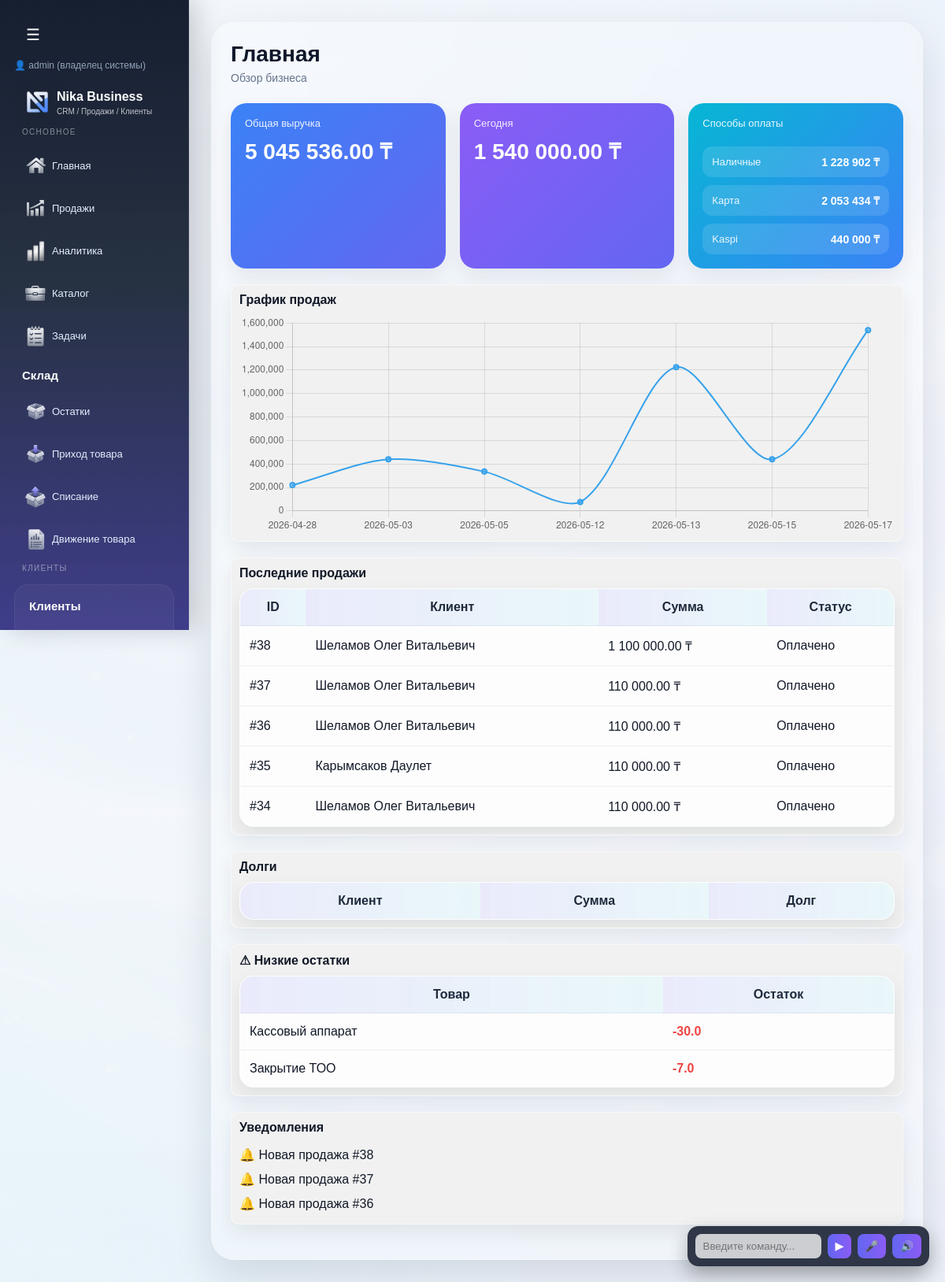
The app's page /dashboard (signed in) with its own data.
### tables this page shows
CREATE TABLE sales (
        id INTEGER PRIMARY KEY AUTOINCREMENT,
        client_id INTEGER,
        total_amount INTEGER,
        paid_amount INTEGER,
        status TEXT,
        created_at TEXT
    , company_id INTEGER, paid_at TEXT, sale_type TEXT, cash_amount INTEGER DEFAULT 0, card_amount INTEGER DEFAULT 0, kaspi_amount INTEGER DEFAULT 0, is_processed INTEGER DEFAULT 0);

CREATE TABLE clients (
        id INTEGER PRIMARY KEY,
        is_deleted INTEGER DEFAULT 0,
        full_name TEXT,
        phone TEXT,
        status TEXT,
        category TEXT,
        payment TEXT,
        comment TEXT,
        address TEXT,
        created_at TEXT,
        iin TEXT,
        company_name TEXT,
        photo TEXT,
        comment_photos TEXT
    , company_id INTEGER, contract_number TEXT, contract_date TEXT);

CREATE TABLE items (
        id INTEGER PRIMARY KEY AUTOINCREMENT,
        name TEXT,
        price INTEGER,
        category TEXT,
        type TEXT
    , description TEXT, retail_price INTEGER, wholesale_price INTEGER, discount_percent INTEGER, purchase_price INTEGER, barcode TEXT, company_id INTEGER, unit TEXT, markup_percent REAL DEFAULT 0, quantity REAL DEFAULT 0);

### routes/dashboard.py (the view)
@dashboard_bp.route("/dashboard")
def dashboard():
    conn = get_db()
    conn.row_factory = sqlite3.Row
    company_id = session.get("company_id")
    total = conn.execute("""
        SELECT SUM(total_amount) as total
        FROM sales
        WHERE company_id = ?
    """, (company_id,)).fetchone()["total"] or 0
    today_str = datetime.now().strftime("%Y-%m-%d")
    today = conn.execute("""
        SELECT SUM(total_amount) as total
        FROM sales
        WHERE DATE(created_at) = ?
        AND company_id = ?
    """, (today_str, company_id)).fetchone()["total"] or 0
    payments = conn.execute("""
        SELECT
            SUM(cash_amount) as cash,
            SUM(card_amount) as card,
            SUM(kaspi_amount) as kaspi
        FROM sales
        WHERE company_id = ?
    """, (company_id,)).fetchone()
    sales = conn.execute("""
        SELECT sales.*, clients.full_name
        FROM sales
        LEFT JOIN clients ON sales.client_id = clients.id
        WHERE sales.company_id = ?
        ORDER BY sales.id DESC
        LIMIT 5
    """, (company_id,)).fetchall()
    chart_data = conn.execute("""
        SELECT DATE(created_at) as date, SUM(total_amount) as total
        FROM sales
        WHERE company_id = ?
        GROUP BY DATE(created_at)
        ORDER BY date DESC
        LIMIT 7
    """, (company_id,)).fetchall()
    chart_labels = []
    chart_values = []
    for row in reversed(chart_data):
        chart_labels.append(row["date"])
        chart_values.append(row["total"] or 0)
    debts = conn.execute("""
        SELECT clients.full_name, sales.total_amount, sales.paid_amount
        FROM sales
        JOIN clients ON sales.client_id = clients.id
        WHERE sales.company_id = ?
        AND sales.status != 'Оплачено'
        ORDER BY sales.id DESC
        LIMIT 5
    """, (company_id,)).fetchall()
    notifications = []
    for d in debts:
        notifications.append(f"Долг: {d['full_name']}")
    recent = conn.execute("""
        SELECT id FROM sales
        WHERE company_id = ?
        ORDER BY id DESC
        LIMIT 3
    """, (company_id,)).fetchall()
    for r in recent:
        notifications.append(f"Новая продажа #{r['id']}")
    low_stock = conn.execute("""

    SELECT
        items.name,

        COALESCE(
            SUM(
                CASE
                    WHEN stock_movements.movement_type='income'
                    THEN stock_movements.quantity

                    WHEN stock_movements.movement_type='sale'
                    THEN -stock_movements.quantity

                    WHEN stock_movements.movement_type='writeoff'
                    THEN -stock_movements.quantity
                END
            ),
            0
        ) as stock

    FROM items

    LEFT JOIN stock_movements
    ON items.id = stock_movements.item_id

    WHERE items.company_id = ?

    GROUP BY items.id

    HAVING stock <= 5

    ORDER BY stock ASC

    """, (
        session.get("company_id"),
    )).fetchall()
    conn.close()
    return render_template(
        "dashboard.html",
        total=total,
        today=today,
        payments=payments,
        sales=sales,
        chart_labels=chart_labels,
        chart_values=chart_values,
        debts=debts,
        low_stock=low_stock,
        notifications=notifications
    )

### app.py (called while the page is built, shortened)
@app.before_request
def check_company_access():
    if session.get("is_super_admin") or session.get("is_creator"):
        return

### models.py (called while the page is built)
def get_db():
    conn = sqlite3.connect(DATABASE, timeout=5)
    conn.row_factory = sqlite3.Row
    return conn

### templates/dashboard.html (shortened to what this page needs)
{% extends "base.html" %}
{% block content %}
<div class="page-header">
    <div>
        <h1 class="page-title">Главная</h1>
        <div class="page-note">Обзор бизнеса</div>
    </div>
</div>
<div class="stats-grid">
    <div class="stat-card blue">
        <div class="stat-label">Общая выручка</div>
        <div class="stat-value">
            {{ "{:,.2f}".format(total).replace(",", " ") }} ₸
        </div>
    </div>
    <div class="stat-card purple">
        <div class="stat-label">Сегодня</div>
        <div class="stat-value">
            {{ "{:,.2f}".format(today).replace(",", " ") }} ₸
        </div>
    </div>
	<div class="stat-card cyan payments-card">
		<div class="stat-label">
			Способы оплаты
		</div>
		<div class="payment-list">
			<div class="payment-item">
				<div class="payment-name">
					Наличные
				</div>
				<div class="payment-value">
					{{ "{:,.0f}".format(payments.cash or 0).replace(",", " ") }} ₸
				</div>
			</div>
			<div class="payment-item">
				<div class="payment-name">
					Карта
				</div>
				<div class="payment-value">
					{{ "{:,.0f}".format(payments.card or 0).replace(",", " ") }} ₸
				</div>
			</div>
			<div class="payment-item">
				<div class="payment-name">
					Kaspi
				</div>
				<div class="payment-value">
					{{ "{:,.0f}".format(payments.kaspi or 0).replace(",", " ") }} ₸
				</div>
			</div>
		</div>
	</div>
</div>
<div class="card">
    <div class="title">График продаж</div>
    <canvas id="salesChart" height="100"></canvas>
</div>
<div class="card">
    <div class="title">Последние продажи</div>
    <table>
        <thead>
            <tr>
                <th>ID</th>
                <th>Клиент</th>
                <th>Сумма</th>
                <th>Статус</th>
            </tr>
        </thead>
        <tbody>
            {% for s in sales %}
            <tr>
                <td>#{{ s.id }}</td>
                <td>{{ s.full_name or "—" }}</td>
                <td>
                    {{ "{:,.2f}".format(s.total_amount).replace(",", " ") }} ₸
                </td>
                <td>
                    <span class="{{ 'status-ok' if s.status == 'Оплачено' else 'status-bad' }}">
                        {{ s.status }}
                    </span>
                </td>
            </tr>
            {% endfor %}
        </tbody>
    </table>
</div>
<div class="card">
    <div class="title">Долги</div>
    <table>
        <thead>
            <tr>
                <th>Клиент</th>
                <th>Сумма</th>
                <th>Долг</th>
            </tr>
        </thead>
    </table>
</div>
<div class="card">
    <div class="title">
        ⚠ Низкие остатки
    </div>
    <table>
        <thead>
            <tr>
                <th>Товар</th>
                <th>Остаток</th>
            </tr>
        </thead>
        <tbody>
        {% for item in low_stock %}
            <tr>
                <td>
                    {{ item.name }}
                </td>
                <td style="color:#ef4444;font-weight:bold;">
                    {{ item.stock }}
                </td>
            </tr>
        {% endfor %}
        </tbody>
    </table>
</div>
<div class="card">
    <div class="title">Уведомления</div>
    {% for n in notifications %}
        <div style="padding:6px 0;">
            🔔 {{ n }}
        </div>
    {% endfor %}
</div>
<script>
const ctx = document.getElementById('salesChart');
new Chart(ctx, {
    type: 'line',
    data: {
        labels: {{ chart_labels | tojson }},
        datasets: [{
            label: 'Продажи',
            data: {{ chart_values | tojson }},
            borderWidth: 2,
            tension: 0.3
        }]
    },
    options: {
        plugins: {
            legend: { display: false }
        }
    }
});
</script>
{% endblock %}

### templates/base.html (style rules this page uses)
:root { --bg-main: #f4f7fb; --bg-soft: rgba(255, 255, 255, 0.72); --bg-card: rgba(255, 255, 255, 0.82); --line: rgba(255, 255, 255, 0.35); --sidebar-1: #0f172a; --sidebar-2: #1e293b; --sidebar-3: #312e81; --accent-1: #6366f1; --accent-2: #8b5cf6; --accent-3: #06b6d4; --text-main: #111827; --text-soft: #64748b; --text-light: #e5eefc; --success: #16a34a; --danger: #ef4444; --warning: #f59e0b; --shadow-main: 0 20px 50px rgba(15, 23, 42, 0.12); --shadow-soft: 0 10px 25px rgba(15, 23, 42, 0.08); --radius-xl: 24px; --radius-lg: 18px; --radius-md: 14px; }
* { box-sizing: border-box; }
body { margin: 0; font-family: Arial, sans-serif; color: var(--text-main); background: linear-gradient(rgba(244,247,251,0.9), rgba(244,247,251,0.92)), url("/static/img/crm-bg.jpg") center center / cover no-repeat fixed; min-height: 100vh; }
.page-header { display: flex; justify-content: space-between; align-items: center; gap: 18px; margin-bottom: 24px; flex-wrap: wrap; }
.page-title { margin: 0; font-size: 28px; font-weight: 800; color: #0f172a; }
.page-note { margin-top: 6px; color: var(--text-soft); font-size: 14px; }
.glass-box, .card, table, .sheet, .finance-block { background: var(--bg-card); backdrop-filter: blur(14px); -webkit-backdrop-filter: blur(14px); border: 1px solid rgba(255,255,255,0.45); box-shadow: var(--shadow-soft); }
.card { padding: 20px; border-radius: var(--radius-lg); margin-bottom: 20px; position: relative; overflow: hidden; }
.card > * { position: relative; z-index: 1; }
table { width: 100%; border-collapse: collapse; border-radius: var(--radius-lg); overflow: hidden; }
th, td { padding: 14px 12px; border-bottom: 1px solid rgba(148, 163, 184, 0.16); }
th { background: linear-gradient(90deg, rgba(99,102,241,0.12), rgba(6,182,212,0.08)); color: #1e293b; font-weight: 700; }
.stats-grid { display: grid; grid-template-columns: repeat(3, minmax(220px, 1fr)); gap: 18px; margin-bottom: 20px; }
.stat-card { padding: 18px; border-radius: 20px; color: white; box-shadow: var(--shadow-soft); }
.stat-card.blue { background: linear-gradient(135deg, #3b82f6, #6366f1); }
.stat-card.purple { background: linear-gradient(135deg, #8b5cf6, #6366f1); }
.stat-card.cyan { background: linear-gradient(135deg, #06b6d4, #3b82f6); }
.stat-label { font-size: 13px; opacity: 0.9; margin-bottom: 8px; }
.stat-value { font-size: 28px; font-weight: 800; }
body { margin: 0; overflow-x: hidden; overflow-y: auto; }
.title { font-weight: bold; margin-bottom: 10px; }
.card { padding: 10px; border-radius: 10px; background: #f1f1f1; }
.payments-card { display:flex; flex-direction:column; justify-content:space-between; }
.payment-list { margin-top:14px; display:flex; flex-direction:column; gap:10px; }
.payment-item { display:flex; justify-content:space-between; align-items:center; padding:10px 12px; border-radius:12px; background:rgba(255,255,255,0.12); backdrop-filter:blur(4px); }
.payment-name { font-size:13px; opacity:0.9; }
.payment-value { font-weight:700; font-size:14px; }

### records on screen
sales: id "38", full_name "Шеламов Олег Витальевич", total_amount "1 100 000.00", status "Оплачено"
sales: id "37", full_name "Шеламов Олег Витальевич", total_amount "110 000.00", status "Оплачено"
sales: id "36", full_name "Шеламов Олег Витальевич", total_amount "110 000.00", status "Оплачено"
sales: id "35", full_name "Карымсаков Даулет", total_amount "110 000.00", status "Оплачено"
sales: id "34", full_name "Шеламов Олег Витальевич", total_amount "110 000.00", status "Оплачено"
items: name "Кассовый аппарат", stock "-30.0"
items: name "Закрытие ТОО", stock "-7.0"

### other values on screen
{{ session.get("username") }} "admin"
{{ "{:,.2f}".format(total).replace(",", " ") }} "5 045 536.00"
{{ "{:,.2f}".format(today).replace(",", " ") }} "1 540 000.00"
{{ "{:,.0f}".format(payments.cash or 0).replace(",", " ") }} "1 228 902"
{{ "{:,.0f}".format(payments.card or 0).replace(",", " ") }} "2 053 434"
{{ "{:,.0f}".format(payments.kaspi or 0).replace(",", " ") }} "440 000"
{{ n }} "Новая продажа #38" "Новая продажа #37" "Новая продажа #36"
chart data {{ chart_labels | tojson }} ["2026-04-28", "2026-05-03", "2026-05-05", "2026-05-12", "2026-05-13", "2026-05-15", "2026-05-17"]
chart data {{ chart_values | tojson }} [220000, 440000, 335400, 76400, 1223736, 440000, 1540000]
